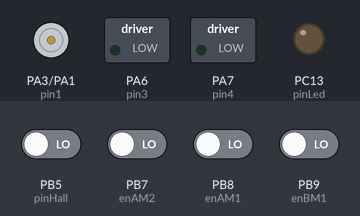
The sketch below on a simulated STM32 Blue Pill. Parts: motor-driver pin pairs drawn as motors (green arrow = first pin HIGH = forward, orange = second pin HIGH = backward, longer = more drive), switched loads named in the sketch (green lamp = pin HIGH), output pins drawn as LEDs (lit = HIGH). The test bench sets the inputs (shaded band); at power-on: PB5 (pinHall), PB7 (enAM2), PB8 (enAM1), PB9 (enBM1) LOW.

Above: at 2.2 s.
2.3 s: PB8 (enAM1) driven HIGH
Timing chart, 0 to 5.3 s (numbered marks = the images above; inputs shaded):
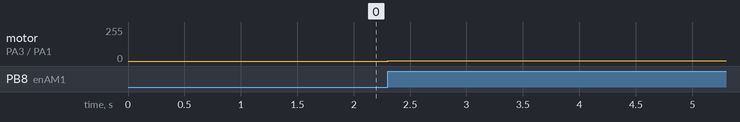

The sketch:

Slave_Program_ModulSlave_Program.ino
```cpp
// ========================================================================================
// STM32 I2C SLAVE - MOTOR CONTROL
// ESP32 Master → STM32 Slave → Motor Steer + Motor Drive
// ========================================================================================

#include <Wire.h>

// ======================== PIN KONFIGURASI ===============================================

// Pin Motor Steer (untuk belok/steering)
#define pin1 PA3   // Motor Steer A
#define pin2 PA1   // Motor Steer B
#define enAM1 PB8  // Encoder Steer A
#define enBM1 PB9  // Encoder Steer B

// Pin Motor Drive (untuk maju/mundur)
#define pin3 PA6   // Motor Drive A
#define pin4 PA7   // Motor Drive B
#define enAM2 PB7  // Encoder Drive A
#define enBM2 PB6  // Encoder Drive B

// Pin Hall Sensor dan LED
#define pinHall PB5  // Hall sensor untuk homing
#define pinLed PC13  // LED onboard

// ======================== KONFIGURASI I2C (SESUAI ROBOT ASLI) ========================

// Pin I2C (Wire2)
#define I2C_SDA PB11
#define I2C_SCL PB10

// Alamat I2C Slave (GANTI untuk tiap modul: 10, 11, 12, 13)
#define SLAVE_ADDR 10

// Buffer data
#define DATA_SIZE 20

// ======================== KONSTANTA KONTROL PID ========================

// PID Steering (PD Controller)
const double Kp_steer = 1.175;
const double Kd_steer = 0.472;

// PID Drive (PID Controller)
const double Kp_drive = 0.09;
const double Ki_drive = 0.0905;
const double Kd_drive = 0.0059;

// Encoder dan Gear Ratio
const double PPR_steer = 330;
const double GEAR_RATIO_steer = 2.285714;
const double PPR_drive = 200;
const double GEAR_RATIO_drive = 0.432;
const double SAMPLING_TIME = 100;

// ======================== VARIABEL GLOBAL ========================

TwoWire Wire2(I2C_SDA, I2C_SCL);  // Objek I2C custom

char receivedData[DATA_SIZE + 1];
short int degree = 0;   // Target sudut steering (dari ESP32)
short int speed = 0;    // Target kecepatan drive (dari ESP32)

// Variabel Encoder Steer
volatile long encoderCount1 = 0;
double lastError_steer = 0;

// Variabel Encoder Drive
volatile long encoderCount2 = 0;
double lastRPM = 0;
double eIntegral_drive = 0;

// Timing
unsigned long lastTimePID_steer = 0;
unsigned long lastTimePID_drive = 0;

// ======================== INTERRUPT ENCODER ========================

void EN_steer() {
  if (digitalRead(enBM1) == LOW) encoderCount1++;
  else encoderCount1--;
}

void EN_drive() {
  if (digitalRead(enBM2) == LOW) encoderCount2++;
  else encoderCount2--;
}

// ======================== CALLBACK I2C ========================

void receiveEvent(int dataSize) {
  int index = 0;

  // Baca data dari ESP32
  while (Wire2.available()) {
    char receivedChar = Wire2.read();
    receivedData[index] = receivedChar;
    index++;
    if (index >= DATA_SIZE) break;
  }
  receivedData[index] = '\0';

  // Parse format: "speed#degree"
  char *token = strtok(receivedData, "#");
  if (token != NULL) {
    speed = atoi(token);           // Kecepatan motor drive
    token = strtok(NULL, "#");
    if (token != NULL) {
      degree = atoi(token);        // Sudut steering
    }
  }
}

// ======================== PID STEERING (KONTROL SUDUT) ========================

void TaskControlAngle(float setPoint) {
  static double PWM_L = 0, PWM_R = 0;

  // Hitung target pulse encoder
  int degreePerPulse = (setPoint / 360.0) * (PPR_steer * GEAR_RATIO_steer);

  // PD Controller
  double error = degreePerPulse - encoderCount1;
  double dError = error - lastError_steer;
  double pDOutput_steer = (Kp_steer * error) + (Kd_steer * dError);

  pDOutput_steer = constrain(pDOutput_steer, -255, 255);

  // Set PWM motor
  PWM_L = (pDOutput_steer >= 0) ? 0 : abs(pDOutput_steer);
  PWM_R = (pDOutput_steer >= 0) ? abs(pDOutput_steer) : 0;

  analogWrite(pin1, PWM_L);
  analogWrite(pin2, PWM_R);

  lastError_steer = error;
}

// ======================== PID DRIVE (KONTROL KECEPATAN) ========================

void TaskControlSpeed(short int setpoint) {
  static double PWM_L = 0, PWM_R = 0;
  static unsigned long lastTime = 0;
  unsigned long currentTime = millis();

  // Hitung RPM dari encoder
  double rev = (double)encoderCount2 / (PPR_drive * GEAR_RATIO_drive);
  double currentRPM = (rev / ((currentTime - lastTime) / 1000.0)) * 60.0;
  encoderCount2 = 0;
  lastTime = currentTime;

  // PID Controller
  double error = setpoint - currentRPM;
  eIntegral_drive += error;
  double eDerivative_drive = currentRPM - lastRPM;
  double pidOutput_drive = (Kp_drive * error) + (Ki_drive * eIntegral_drive) + (Kd_drive * eDerivative_drive);

  pidOutput_drive = constrain(pidOutput_drive, -255, 255);

  if (setpoint != 0) {
    PWM_L = (pidOutput_drive >= 0) ? abs(pidOutput_drive) : 0;
    PWM_R = (pidOutput_drive >= 0) ? 0 : abs(pidOutput_drive);
  } else {
    PWM_L = 0;
    PWM_R = 0;
    pidOutput_drive = 0;
    eIntegral_drive = 0;
    lastRPM = 0;
  }

  analogWrite(pin3, PWM_L);
  analogWrite(pin4, PWM_R);

  lastRPM = currentRPM;
}

// ======================== SETUP ========================

void setup() {
  // Setup I2C Slave
  Wire2.begin(SLAVE_ADDR);
  Wire2.onReceive(receiveEvent);

  // Setup LED
  pinMode(pinLed, OUTPUT);
  digitalWrite(pinLed, HIGH);

  // Setup Motor Steer
  pinMode(pin1, OUTPUT);
  pinMode(pin2, OUTPUT);
  pinMode(enAM1, INPUT);
  pinMode(enBM1, INPUT);

  // Setup Motor Drive
  pinMode(pin3, OUTPUT);
  pinMode(pin4, OUTPUT);
  pinMode(enAM2, INPUT);
  pinMode(enBM2, INPUT);

  // Setup Hall Sensor
  pinMode(pinHall, INPUT);

  // Attach Interrupt Encoder
  attachInterrupt(digitalPinToInterrupt(enAM1), EN_steer, RISING);
  attachInterrupt(digitalPinToInterrupt(enAM2), EN_drive, RISING);

  // Homing Motor Steer (cari posisi Hall sensor)
  while (digitalRead(pinHall) != LOW) {
    short int dirA = (degree >= 0) ? 0 : 30;
    short int dirB = (degree >= 0) ? 30 : 0;
    analogWrite(pin1, dirA);
    analogWrite(pin2, dirB);
  }
  degree = 0;
  digitalWrite(pinLed, LOW);
  analogWrite(pin1, 0);
  analogWrite(pin2, 0);
  delay(1000);

  encoderCount1 = 0;
  encoderCount2 = 0;
}

// ======================== LOOP ========================

void loop() {
  unsigned long currentTime = millis();

  // PID kontrol sudut steer (setiap 50ms)
  if (currentTime - lastTimePID_steer >= 50) {
    TaskControlAngle(double(degree));
    lastTimePID_steer = currentTime;
  }

  // PID kontrol kecepatan drive (setiap 100ms)
  if (currentTime - lastTimePID_drive >= SAMPLING_TIME) {
    TaskControlSpeed(speed);
    lastTimePID_drive = currentTime;
  }
}
```

Measured:
- after the input at 2.3 s, motor on PA3 (pin1) / PA1 (pin2): stopped → forward 1/255 at once
